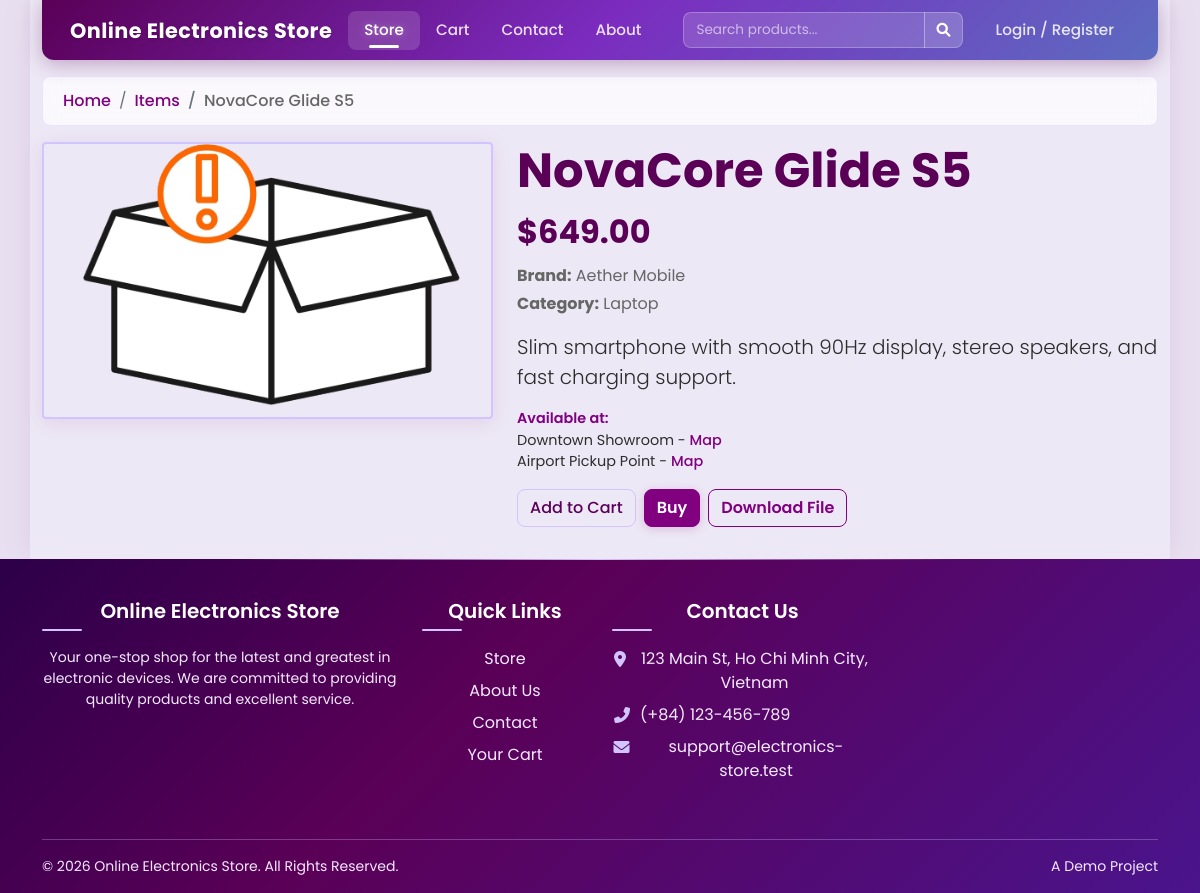
/device.php?id=31, run on the app's committed database.
### tables this page shows
CREATE TABLE `devices` (
  `id` int(11) NOT NULL,
  `name` varchar(255) NOT NULL,
  `price` decimal(10,2) NOT NULL DEFAULT 0.00,
  `short_description` varchar(255) NOT NULL DEFAULT '',
  `brand_id` int(11) NOT NULL,
  `description` text NOT NULL,
  `category_id` int(11) NOT NULL,
  `image` varchar(255) NOT NULL,
  `file` varchar(255) NOT NULL
);

CREATE TABLE `brands` (
  `id` int(11) NOT NULL,
  `name` varchar(255) NOT NULL
);

CREATE TABLE `categories` (
  `id` int(11) NOT NULL,
  `name` varchar(255) NOT NULL
);

### php/func-device.php (called while the page is built, shortened)
<?php
function get_device($con, $id){
   $sql  = "SELECT * FROM devices WHERE id=?";
   $stmt = $con->prepare($sql);
   $stmt->execute([$id]);
   if ($stmt->rowCount() > 0) {
   	  $device = $stmt->fetch();
   }else {
      $device = 0;
   }
   return $device;
}

### php/func-brand.php (called while the page is built, shortened)
<?php
function get_brand($con, $id){
   $sql  = "SELECT * FROM brands WHERE id=?";
   $stmt = $con->prepare($sql);
   $stmt->execute([$id]);
   if ($stmt->rowCount() > 0) {
   	  $brand = $stmt->fetch();
   }else {
      $brand = 0;
   }
   return $brand;
}

### php/func-category.php (called while the page is built, shortened)
<?php
function get_category($con, $id){
   $sql  = "SELECT * FROM categories WHERE id=?";
   $stmt = $con->prepare($sql);
   $stmt->execute([$id]);
   if ($stmt->rowCount() > 0) {
   	  $category = $stmt->fetch();
   }else {
      $category = 0;
   }
   return $category;
}

### php/func-location.php (called while the page is built, shortened)
<?php
function get_locations(){
   $locations = [
      [
         "id" => 1,
         "name" => "Downtown Showroom",
         "address" => "123 Main St, Ho Chi Minh City, Vietnam"
      ],
      [
         "id" => 2,
         "name" => "Riverside Service Hub",
         "address" => "45 River Rd, Thu Duc, Ho Chi Minh City, Vietnam"
      ],
      [
         "id" => 3,
         "name" => "Airport Pickup Point",
         "address" => "8 Airport Ave, Tan Binh, Ho Chi Minh City, Vietnam"
      ]
   ];
   foreach ($locations as $i => $loc) {
      $locations[$i]["maps_url"] = "https://www.google.com/maps/search/?api=1&query=" . urlencode($loc["address"]);
   }
   return $locations;
}
function get_locations_for_device($device_id){
   $locations = get_locations();
   $available = [];
   foreach ($locations as $loc) {
      if ((($device_id + $loc["id"]) % 2) === 0) {
         $available[] = $loc;
      }
   }
   return $available;
}

### public/device.php (the view, shortened to what this page needs)
<?php
$id = (int) $_GET['id'];
include "../db_conn.php";
include "../php/func-device.php";
$device = get_device($conn, $id);
include "../php/func-brand.php";
$brand = get_brand($conn, $device['brand_id']);
include "../php/func-category.php";
$category = get_category($conn, $device['category_id']);
include "../php/func-location.php";
$locations = get_locations_for_device($device['id']);
?>
<!DOCTYPE html>
<html lang="en">
<head>
	<link href="https://cdn.jsdelivr.net/npm/bootstrap@5.1.1/dist/css/bootstrap.min.css" rel="stylesheet">
    <link rel="stylesheet" href="https://cdnjs.cloudflare.com/ajax/libs/font-awesome/6.0.0-beta3/css/all.min.css">
    <link rel="stylesheet" href="../css/style.css?v=<?php echo time(); ?>">
    <link rel="stylesheet" href="../css/custom-elements.css?v=<?php echo time(); ?>">
</head>
<body>
	<div class="container">
		<?php include_once __DIR__ . '/../php/partials/store-navbar.php'; ?>
		<nav aria-label="breadcrumb" class="mt-3">
		  <ol class="breadcrumb">
		    <li class="breadcrumb-item"><a href="index.php">Home</a></li>
		    <li class="breadcrumb-item"><a href="index.php">Items</a></li>
		    <li class="breadcrumb-item active" aria-current="page"><?=htmlspecialchars($device['name'])?></li>
		  </ol>
		</nav>
		<div class="row g-4 align-items-start device-detail-row">
			<div class="col-md-5 device-detail-image-wrapper">
				<img src="../uploads/images/<?=$device['image']?>"
				     class="img-fluid rounded device-main-image"
				     alt="<?=htmlspecialchars($device['name'])?>">
			</div>
			<div class="col-md-7 device-detail-info-wrapper">
				<h1 class="display-5"><?=htmlspecialchars($device['name'])?></h1>
				<div class="device-detail-price">$<?=number_format((float) $device['price'], 2)?></div>
				<p class="device-detail-meta-item mb-1">
					<strong>Brand:</strong> <?=htmlspecialchars($brand['name'] ?? 'Unknown')?>
				</p>
				<p class="device-detail-meta-item mb-3">
					<strong>Category:</strong> <?=htmlspecialchars($category['name'] ?? 'Unknown')?>
				</p>
				<p class="lead device-detail-description"><?=htmlspecialchars($device['description'])?></p>
				<div class="device-detail-locations-section">
					<small class="device-detail-location-label">Available at:</small>
					<ul class="device-detail-locations-list">
						<?php foreach ($locations as $loc) { ?>
							<li>
								<?=htmlspecialchars($loc['name'])?> -
								<a href="<?=$loc['maps_url']?>" target="_blank" rel="noopener">Map</a>
							</li>
						<?php } ?>
					</ul>
				</div>
				<div class="device-detail-actions">
					<a href="../php/action-add-to-cart.php?id=<?=$device['id']?>"
					   class="btn btn-outline-secondary">Add to Cart</a>
					<a href="../php/action-add-to-cart.php?id=<?=$device['id']?>&redirect=buy"
					   class="btn btn-primary">Buy</a>
					<a href="../uploads/files/<?=$device['file']?>"
					   class="btn btn-outline-primary"
					   download="<?=$device['file']?>">Download File</a>
				</div>
			</div>
		</div>
	</div>
<?php include "../php/partials/store-footer.php"; ?>
</body>
</html>

### css/style.css (style rules this page uses)
:root { --pb-primary: #800080; --pb-primary-hover: #7b2cbf; --pb-primary-light: #9d4edd; --pb-primary-dark: #5a0057; --pb-accent: #7494ec; --pb-accent-light: #c9d6ff; --pb-lavender: #d1c4ff; --pb-soft-purple: #f5e9ff; --pb-text-on-dark: #f5e9ff; --pb-white: #ffffff; --pb-dark: #1a0a2e; --pb-body-bg: #f0ecf7; --pb-card-shadow: rgba(128, 0, 128, 0.12); --pb-card-shadow-hover: rgba(128, 0, 128, 0.25); --pb-gradient-navbar: linear-gradient(135deg, #5a0057 0%, #7b2cbf 50%, #5c6bc0 100%); --pb-gradient-footer: linear-gradient(135deg, #2d0049 0%, #5a0057 40%, #4a148c 100%); --pb-gradient-body: linear-gradient(-45deg, #e8e0f0, #c9d6ff, #d1c4ff, #e8e0f0); --pb-radius: 12px; --pb-radius-sm: 8px; --pb-transition: 0.3s cubic-bezier(0.4, 0, 0.2, 1); }
html { overflow-y: scroll; }
* { font-family: 'Poppins', sans-serif; }
body { display: flex; flex-direction: column; min-height: 100vh; background: #e8e0f0; color: #2d2d2d; }
body > .container { background: #ede8f5; box-shadow: 0 0 30px rgba(128, 0, 128, 0.08); padding-bottom: 2rem; flex: 1; }
.breadcrumb { background: rgba(255, 255, 255, 0.7); backdrop-filter: blur(8px); padding: 0.75rem 1.25rem !important; border-radius: var(--pb-radius-sm) !important; border: 1px solid rgba(209, 196, 255, 0.4); position: relative; z-index: 0; }
.breadcrumb-item a { color: var(--pb-primary) !important; text-decoration: none; font-weight: 500; transition: var(--pb-transition); }
.breadcrumb-item.active { color: #666 !important; font-weight: 500; }
.btn-primary { background: var(--pb-primary) !important; border-color: var(--pb-primary) !important; color: var(--pb-white) !important; font-weight: 600; border-radius: var(--pb-radius-sm); transition: var(--pb-transition); box-shadow: 0 2px 10px rgba(128, 0, 128, 0.2); }
.btn-outline-primary { color: var(--pb-primary) !important; border-color: var(--pb-primary) !important; font-weight: 600; border-radius: var(--pb-radius-sm); transition: var(--pb-transition); }
.btn-outline-secondary { border-color: var(--pb-lavender) !important; color: var(--pb-primary-dark) !important; font-weight: 500; border-radius: var(--pb-radius-sm); transition: var(--pb-transition); }
.display-4, .display-5 { font-weight: 700 !important; color: var(--pb-primary-dark); }

### css/custom-elements.css (style rules this page uses)
.device-detail-price { font-weight: 700 !important; font-size: 2rem !important; margin-bottom: 0.5rem !important; color: var(--pb-primary-dark, #5a0057) !important; }
.device-detail-meta-item { color: #666 !important; }
.device-detail-meta-item.mb-1 { margin-bottom: 0.25rem !important; }
.device-detail-meta-item.mb-3 { margin-bottom: 1rem !important; }
.device-detail-locations-section { margin-bottom: 1rem !important; }
.device-detail-location-label { color: var(--pb-primary, #800080) !important; display: block !important; font-weight: 600; font-size: 0.9rem !important; }
.device-detail-locations-list { list-style: none; padding-left: 0; font-size: 0.9rem !important; margin-bottom: 0.5rem !important; }
.device-detail-locations-list a { color: var(--pb-primary, #800080); text-decoration: none; font-weight: 500; }
.device-detail-actions { display: flex !important; gap: 0.5rem !important; }
.device-main-image { border: 2px solid var(--pb-lavender, #d1c4ff); box-shadow: 0 4px 20px rgba(128, 0, 128, 0.1); }

### data on the page
devices: name "NovaCore Glide S5", image (placeholder picture), price "649.00", description "Slim smartphone with smooth 90Hz display, stereo speakers, and fast charging support."
brands: name "Aether Mobile"
categories: name "Laptop"

### other printed values
$loc['name'] "Downtown Showroom"
$loc['name'] "Airport Pickup Point"
$primary_location['address'] "123 Main St, Ho Chi Minh City, Vietnam"
